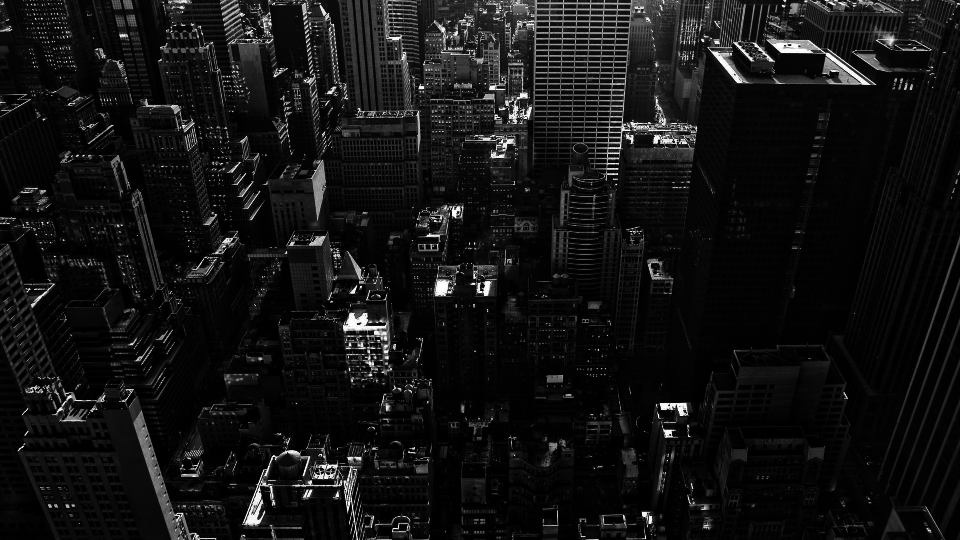
#> input picture dados/city_dark.tiff, 960 x 540 px
$ jupyter execute '6 - Equalização de histograma.ipynb'
#> lines starting #> are read from the running program, lines starting #| are printed output that depends on the picture; after the words box and inside, x2 and y2 are one past the last pixel; in counts of white or black regions, pixels touching at a corner belong together
## Equalização de histograma

Seja $n_k$ o número de pixels na imagem possuindo o $k$-ésimo nível de intensidade (por exemplo, o primeiro nível com valor 0, o segundo com valor 1, e assim por diante), a transformação de equalização de histograma é dada por

\begin{equation}
s_k = T(k) = \frac{L-1}{MN}\sum_{j=0}^{k}n_j
\end{equation}
onde $s_k$ é o $k$-ésimo nível de intensidade após a transformação, $L$ o número de níveis de intensidade na imagem e $N$ e $M$ o número de linhas e colunas da imagem.

[cell 1]
import matplotlib.pyplot as plt
import numpy as np


def histogram_equalization(img):

    bins = range(0, 257)
    hist, bins = np.histogram(img, bins)    # Calcula quantos pixels possuem cada nível de intensidade

    # Calcula a transformação para cada nível de intensidade
    mn = sum(hist)
    c = 255./mn                           # O valor de (L-1)/MN
    out_intensity = np.zeros(256)
    for k in range(256):
        sum_vals = 0
        for j in range(0, k+1):
            sum_vals += hist[j]
        out_intensity[k] = c*sum_vals

    # Aplica a transformação
    img_eq = np.zeros(img.shape)
    num_rows, num_cols = img.shape
    for row in range(num_rows):
        for col in range(num_cols):
            img_eq[row, col] = out_intensity[img[row, col]]

    return img_eq

[cell 2]
img = plt.imread("../../dados/city_dark.tiff")
#> img is the input picture: shape (540, 960); min 0, max 255, mean 19.1
plt.figure()
plt.imshow(img, "gray")

[cell 3]
plt.hist(img.flatten(), bins=50)
plt.xlabel("Intensidade")
plt.ylabel("Número de pixels")
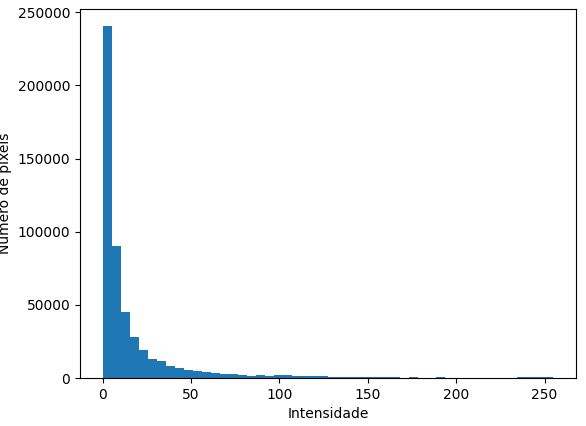
#> figure drawn by matplotlib, 1 panel; tallest bar 240364 high, from x = 0 to 5.1

[cell 4]
img_eq = histogram_equalization(img)
#> in histogram_equalization, `hist, bins = np.histogram(img, bins)`: hist = 256 values, max 50034 at index 1, min 0 at index 70, mean 2025; bins = 257 values from 0 to 256
#> in histogram_equalization, `mn = sum(hist)`: mn = 518400
#> in histogram_equalization, `c = 255./mn`: c = 0.000492
#> after the loop in histogram_equalization, `for k in range(256):`: out_intensity = 256 values from 13.68 to 255
#> after the loop in histogram_equalization, `for row in range(num_rows):`:
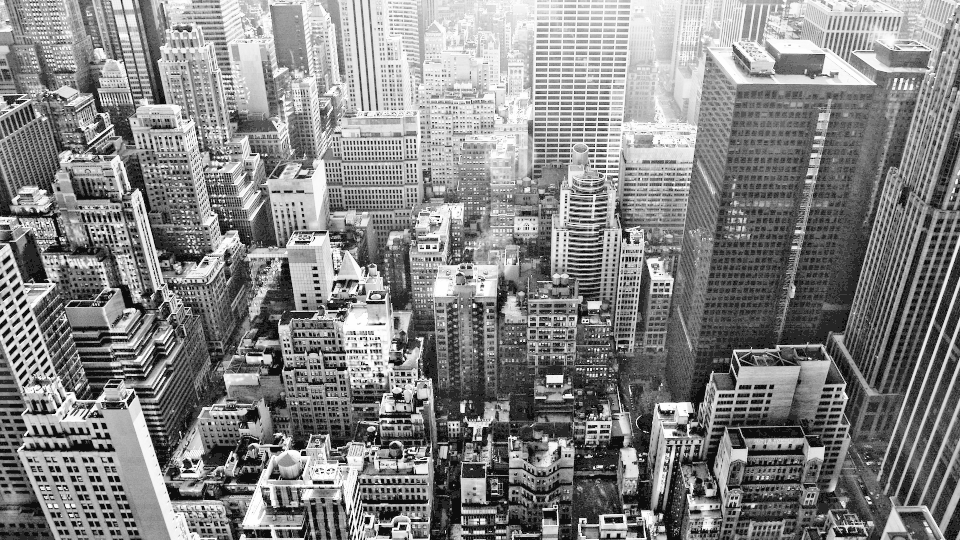
#> img_eq: shape (540, 960) float64; min 13.68, max 255, mean 133.5
plt.figure(figsize=[6,6])
plt.imshow(img_eq, "gray")

[cell 5]
plt.hist(img_eq.flatten(), bins=50)
plt.xlabel("Intensidade")
plt.ylabel("Número de pixels")
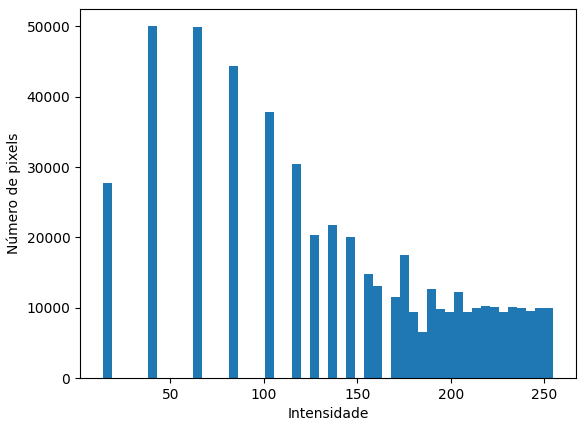
#> figure drawn by matplotlib, 1 panel; tallest bar 50034 high, from x = 37.81 to 42.64

$ run again, with dados/componentes.tiff copied over dados/city_dark.tiff
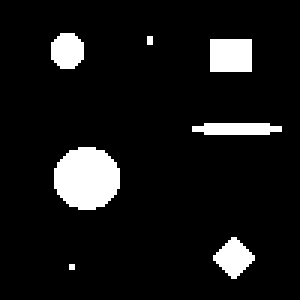
#> input picture dados/componentes.tiff, 100 x 100 px (shown 3 times larger)
#> img: shape (100, 100); 8.5% white; 7 white regions (2 under 20 px), largest, box (x1, y1, x2, y2) and area: (18, 49, 40, 70) 366, (70, 13, 84, 24) 154, (71, 79, 85, 93) 112, (17, 11, 28, 23) 108, (64, 41, 94, 45) 104
#> `[cell 3] plt.hist(img.flatten(), bins=50) plt.xlabel("Intensidade") pl..`:
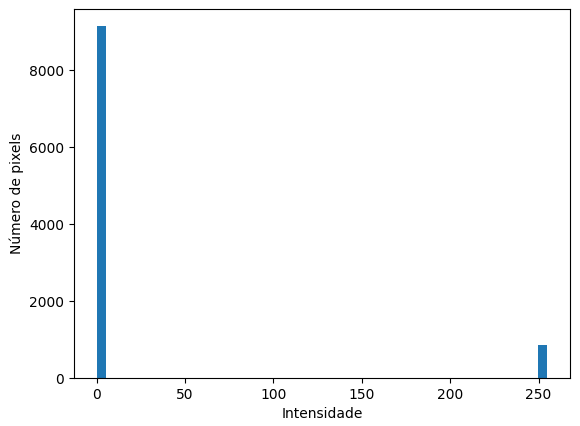
#> figure drawn by matplotlib, 1 panel; tallest bar 9146 high, from x = 0 to 5.1
#> hist = 256 values, max 9146 at index 0, min 0 at index 1, mean 39.06; bins = 257 values from 0 to 256
#> mn = 10000
#> c = 0.0255
#> after the loop in histogram_equalization, `for k in range(256):`: out_intensity = 256 values from 233.2 to 255
